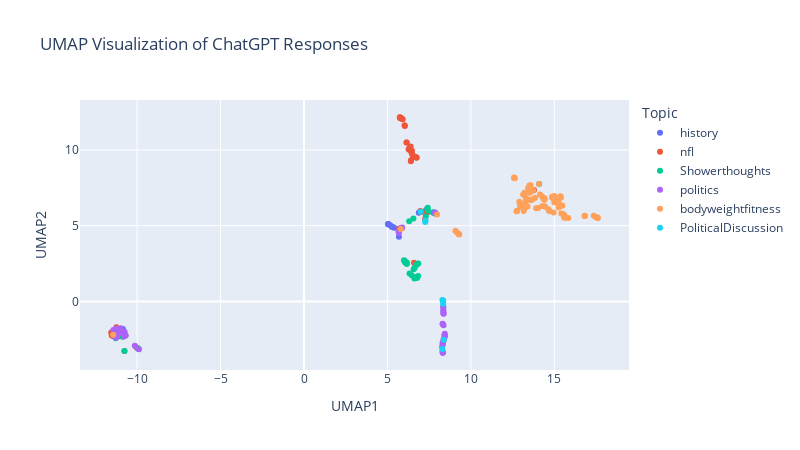

Notebook code for this chart:
### Code cell
# Prepare hover text
df['hover_text'] = 'Subreddit: ' + df['Topic'] + '<br>' + 'Cluster Summary: ' + df['Summary']

# Plot using Plotly
fig = px.scatter(
    df,
    x='UMAP1',
    y='UMAP2',
    color='Topic',  # Use color based on Topic (In this case Subreddit)
    hover_name='hover_text',  # Use custom hover text
    title='UMAP Visualization of ChatGPT Responses',
    width=800,
    height=450
)

fig.show()
